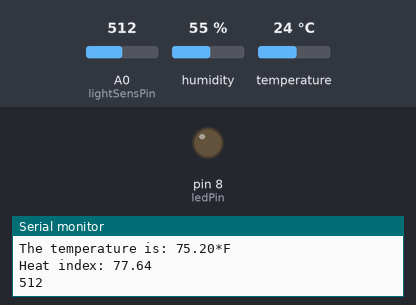
Recording of a sketch running on a simulated Arduino Uno, built with avr-gcc and run on an emulated ATmega328P. On the bench: output pins drawn as LEDs (lit = HIGH), the last lines printed to the serial monitor. Wiring (inferred from the names in the program): DHT11 sensor: data pin 5. Inputs (shaded band) come from the test bench; at power-on: A0 (lightSensPin) = 512, humidity 55 %, temperature 24 °C.

Above: at 5.0 s.
5.1 s: A0 (lightSensPin) set to 313
8.4 s: A0 (lightSensPin) set to 284
At 10.2 s:
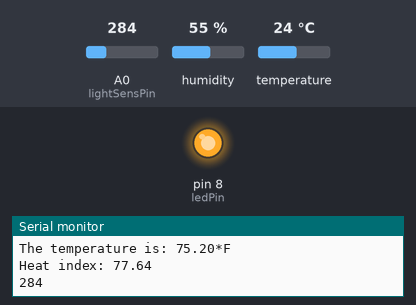
11.7 s: A0 (lightSensPin) set to 306
At 13.9 s:
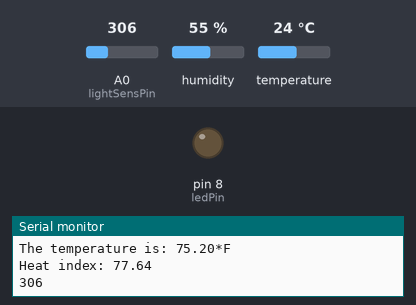
22.5 s: A0 (lightSensPin) set to 122
At 23.5 s:
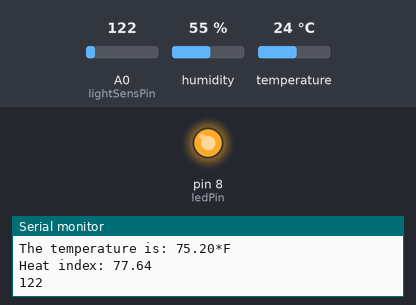
Timing chart, 0 to 25.5 s (numbered marks = the images above; inputs shaded):
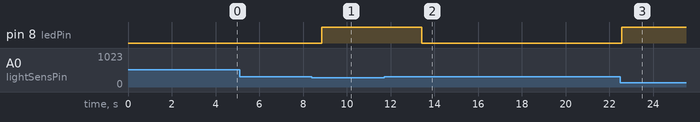

The sketch:

DHT11Test.ino
```cpp
#include "DHT.h"

#define DHTPIN 5
#define DHTTYPE DHT11

DHT dht(DHTPIN, DHTTYPE);

int ledPin = 8;
int lightSensPin = 0;
int val = 0;
int valuel = 300;
void setup() {
  // put your setup code here, to run once:
  pinMode(ledPin, OUTPUT);
  Serial.begin(9600);
}

void loop() {
  // put your main code here, to run repeatedly:
  delay(2000);
  float h = dht.readHumidity();
  Serial.print("The humidity is: ");
  Serial.println(h);

  // empty params for C, true for F
  float t = dht.readTemperature(true);
  Serial.print("The temperature is: ");
  Serial.print(t);
  Serial.println("*F");

  float hif = dht.computeHeatIndex(t, h);
  Serial.print("Heat index: ");
  Serial.println(hif);
   val = analogRead(lightSensPin);

  Serial.print(val);
  Serial.print("\n");

  if(val<valuel){
    digitalWrite(ledPin, HIGH);
    } else {
      digitalWrite(ledPin, LOW);
      }
}
```

Measured:
- the behaviour switches between 300 and 299 on A0 (lightSensPin) (found by bisection; images 0 and 1)
- after the input at 8.4 s, pin 8 (ledPin): LOW → HIGH after 0.46 s
- after the input at 11.7 s, pin 8 (ledPin): HIGH → LOW after 1.7 s
- after the input at 22.5 s, pin 8 (ledPin): LOW → HIGH after 0.07 s
